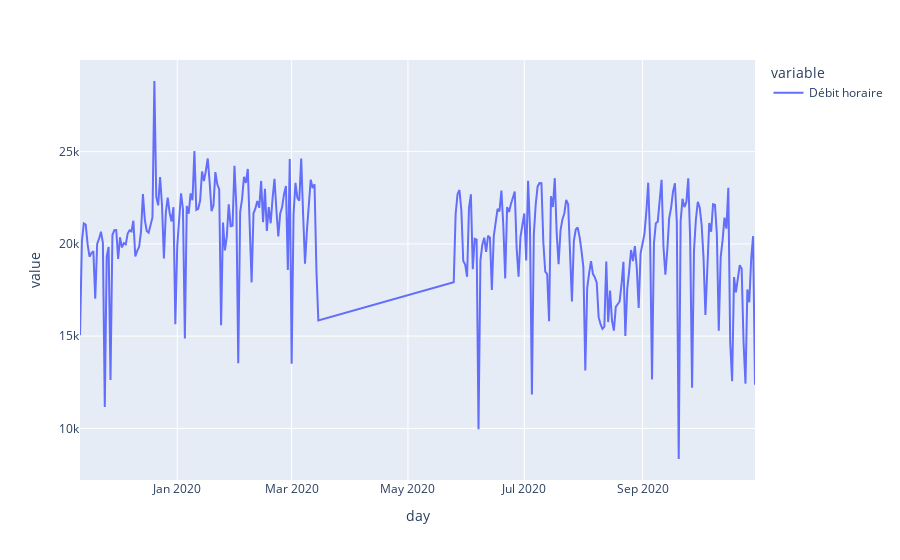

Here is the notebook cell this chart was saved with:
### Code cell
px.line(y)

### Figure 1 — Plotly figure (JSON) as saved in the notebook; plotly's stock layout.template omitted (floating-point values rounded to 4 significant figures; data arrays with more than 128 entries replaced by an {"elided": "..."} marker saying what was removed)
{"data": [{"hovertemplate": "variable=Débit horaire<br>day=%{x}<br>value=%{y}<extra></extra>", "legendgroup": "Débit horaire", "line": {"color": "#636efa", "dash": "solid"}, "mode": "lines", "name": "Débit horaire", "orientation": "v", "showlegend": true, "type": "scatter", "x": {"elided": "285 str values"}, "xaxis": "x", "y": {"elided": "285 float values"}, "yaxis": "y"}], "layout": {"legend": {"title": {"text": "variable"}, "tracegroupgap": 0}, "margin": {"t": 60}, "xaxis": {"anchor": "y", "domain": [0, 1], "title": {"text": "day"}}, "yaxis": {"anchor": "x", "domain": [0, 1], "title": {"text": "value"}}}}
